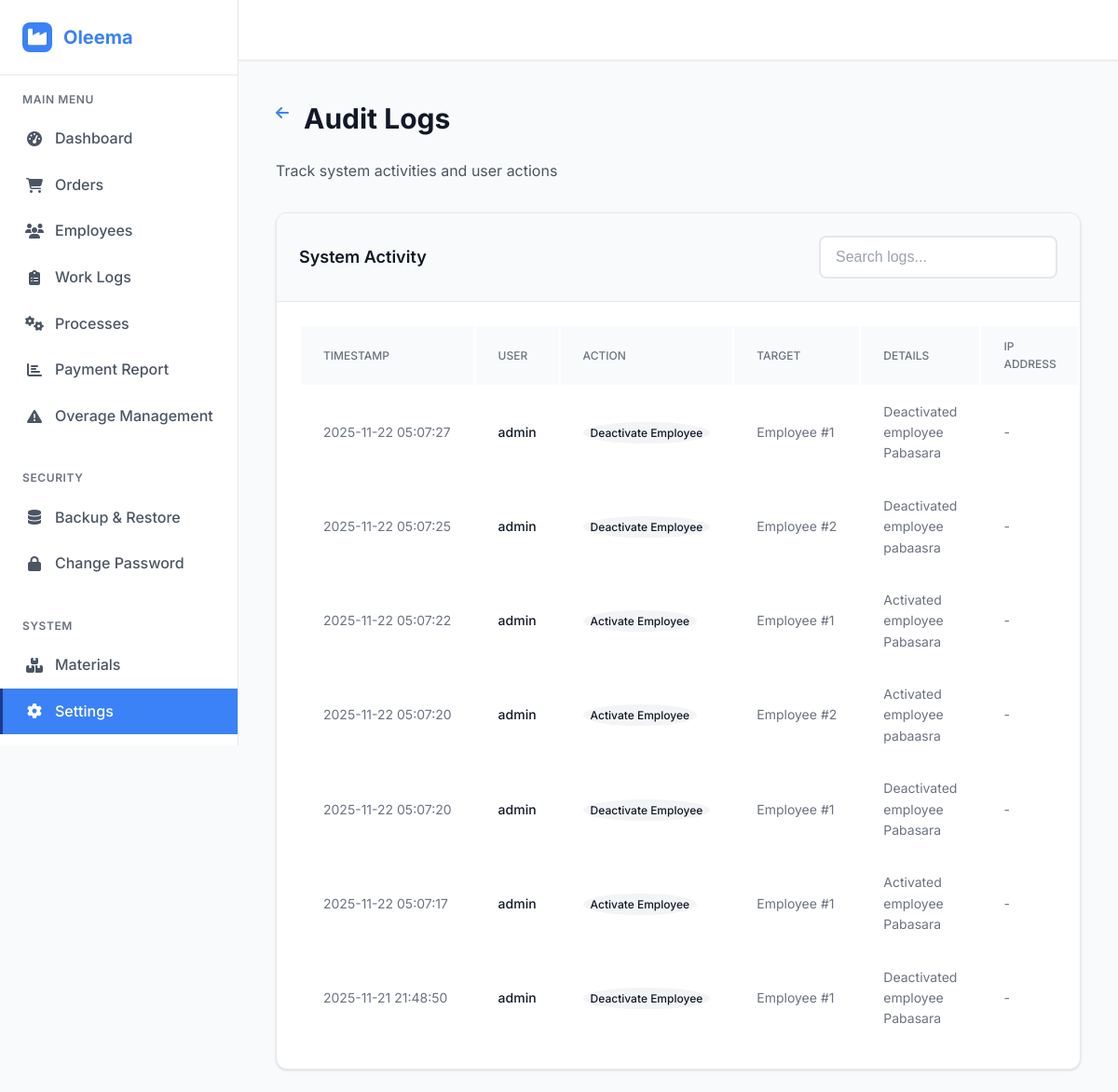
Screenshot of /audit-logs (signed in) with the database file from the repository.
### models.py (models this page shows, shortened)
class AuditLog(db.Model):
    __tablename__ = 'audit_logs'
    id = db.Column(db.Integer, primary_key=True)
    user_id = db.Column(db.Integer, db.ForeignKey('users.id'), nullable=True)
    action = db.Column(db.String(50), nullable=False)
    target_type = db.Column(db.String(50))  # e.g., 'Order', 'Employee'
    target_id = db.Column(db.Integer)
    details = db.Column(db.Text)
    ip_address = db.Column(db.String(50))
    timestamp = db.Column(db.DateTime, default=datetime.utcnow)
    user = db.relationship('User', backref='audit_logs')

class User(db.Model):
    __tablename__ = 'users'
    id = db.Column(db.Integer, primary_key=True)
    username = db.Column(db.String(80), unique=True, nullable=False)
    password_hash = db.Column(db.String(255), nullable=False)
    role = db.Column(db.String(20), default='admin')
    created_at = db.Column(db.DateTime, default=datetime.utcnow)

### app.py (the view)
@app.route('/audit-logs')
def audit_logs():
    if not session.get('logged_in'):
        return redirect(url_for('login'))
    page = request.args.get('page', 1, type=int)
    per_page = 20
    logs = AuditLog.query.order_by(AuditLog.timestamp.desc()).paginate(page=page, per_page=per_page)
    return render_template('pages/audit_logs.html', logs=logs)

### app.py (called while the page is built)
def check_session_timeout():
    if 'logged_in' in session:
        last_activity = session.get('last_activity')
        if last_activity:
            last_activity = datetime.fromisoformat(last_activity)
            if datetime.now() - last_activity > timedelta(hours=2):
                session.clear()
                return True
    return False

def update_session_activity():
    session['last_activity'] = datetime.now().isoformat()

@app.before_request
def before_request():
    if request.endpoint and 'static' not in request.endpoint:
        if check_session_timeout():
            flash('Session expired due to inactivity. Please login again.', 'warning')
            return redirect(url_for('login'))
        elif session.get('logged_in'):
            update_session_activity()

@app.context_processor
def inject_settings():
    try:
        settings_dict = {}
        all_settings = Setting.query.all()
        for setting in all_settings:
            settings_dict[setting.key] = setting.value
        return dict(app_settings=settings_dict)
    except:
        return dict(app_settings={})

### templates/pages/audit_logs.html (shortened to what this page needs)
{% extends "base.html" %}
{% block content %}
<div class="p-6">
    <div class="mb-8">
        <div class="flex items-center mb-4">
            <a href="{{ url_for('settings') }}" class="text-primary hover:text-primary-dark mr-4">
                <i class="fas fa-arrow-left"></i>
            </a>
            <h1 class="text-3xl font-bold text-gray-900">Audit Logs</h1>
        </div>
        <p class="text-gray-600">Track system activities and user actions</p>
    </div>
    <div class="card">
        <div class="card-header flex justify-between items-center">
            <h3 class="card-title">System Activity</h3>
            <div class="w-64">
                <input type="text" id="logSearch" class="form-input" placeholder="Search logs...">
            </div>
        </div>
        <div class="card-body">
            <div class="overflow-x-auto">
                <table class="w-full" id="logsTable">
                    <thead class="bg-gray-50">
                        <tr>
                            <th class="px-6 py-3 text-left text-xs font-medium text-gray-500 uppercase tracking-wider">
                                Timestamp</th>
                            <th class="px-6 py-3 text-left text-xs font-medium text-gray-500 uppercase tracking-wider">
                                User</th>
                            <th class="px-6 py-3 text-left text-xs font-medium text-gray-500 uppercase tracking-wider">
                                Action</th>
                            <th class="px-6 py-3 text-left text-xs font-medium text-gray-500 uppercase tracking-wider">
                                Target</th>
                            <th class="px-6 py-3 text-left text-xs font-medium text-gray-500 uppercase tracking-wider">
                                Details</th>
                            <th class="px-6 py-3 text-left text-xs font-medium text-gray-500 uppercase tracking-wider">
                                IP Address</th>
                        </tr>
                    </thead>
                    <tbody class="bg-white divide-y divide-gray-200">
                        {% for log in logs.items %}
                        <tr class="hover:bg-gray-50">
                            <td class="px-6 py-4 whitespace-nowrap text-sm text-gray-500">
                                {{ log.timestamp.strftime('%Y-%m-%d %H:%M:%S') }}
                            </td>
                            <td class="px-6 py-4 whitespace-nowrap text-sm font-medium text-gray-900">
                                {% if log.user %}
                                {{ log.user.username }}
                                {% else %}
                                <span class="text-gray-400">System</span>
                                {% endif %}
                            </td>
                            <td class="px-6 py-4 whitespace-nowrap text-sm text-gray-900">
                                <span class="px-2 py-1 text-xs font-medium rounded-full
                                    {% if 'Delete' in log.action %}bg-red-100 text-red-800
                                    {% elif 'Create' in log.action or 'Add' in log.action %}bg-green-100 text-green-800
                                    {% elif 'Update' in log.action or 'Edit' in log.action %}bg-blue-100 text-blue-800
                                    {% else %}bg-gray-100 text-gray-800{% endif %}">
                                    {{ log.action }}
                                </span>
                            </td>
                            <td class="px-6 py-4 whitespace-nowrap text-sm text-gray-500">
                                {% if log.target_type %}
                                {{ log.target_type }} #{{ log.target_id }}
                                {% else %}
                                -
                                {% endif %}
                            </td>
                            <td class="px-6 py-4 text-sm text-gray-500 max-w-xs truncate" title="{{ log.details }}">
                                {{ log.details }}
                            </td>
                            <td class="px-6 py-4 whitespace-nowrap text-sm text-gray-500">
                                {{ log.ip_address or '-' }}
                            </td>
                        </tr>
                        {% endfor %}
                    </tbody>
                </table>
            </div>
        </div>
    </div>
</div>
{% endblock %}

### static/css/main.css (style rules this page uses)
* { box-sizing: border-box; }
html { font-size: 16px; scroll-behavior: smooth; }
body { margin: 0; padding: 0; background-color: var(--gray-50); min-height: 100vh; }
.flex { display: flex; }
.items-center { align-items: center; }
.justify-between { justify-content: space-between; }
.w-full { width: 100%; }
.bg-white { background-color: var(--white); }
.bg-gray-50 { background-color: var(--gray-50); }
.bg-gray-100 { background-color: var(--gray-100); }
.text-gray-500 { color: var(--gray-500); }
.text-gray-900 { color: var(--gray-900); }
.text-primary { color: var(--primary); }
.rounded-full { border-radius: 50%; }
.mb-4 { margin-bottom: 0.5rem; }
.mr-4 { margin-right: 1rem; }
.p-6 { padding: 1.5rem; }
.px-2 { padding-left: 0.5rem; padding-right: 0.5rem; }
.px-6 { padding-left: 1.5rem; padding-right: 1.5rem; }
.py-1 { padding-top: 0.25rem; padding-bottom: 0.25rem; }
.py-3 { padding-top: 0.75rem; padding-bottom: 0.75rem; }
.py-4 { padding-top: 1rem; padding-bottom: 1rem; }
.w-64 { width: 16rem; }
.text-left { text-align: left; }
.text-xs { font-size: 0.75rem; }
.text-sm { font-size: 0.875rem; }
.font-medium { font-weight: 500; }
.font-bold { font-weight: 700; }
.uppercase { text-transform: uppercase; }
.text-gray-600 { color: var(--gray-600); }
.whitespace-nowrap { white-space: nowrap; }
.card h3, .card h4, .card p, .card span { word-wrap: break-word; overflow-wrap: break-word; }
.card-body { word-wrap: break-word; overflow-wrap: break-word; }

### static/css/utilities/colors.css (style rules this page uses)
:root { --primary-dark: #1e3a8a; --primary: #3b82f6; --primary-light: #60a5fa; --primary-lighter: #93c5fd; --accent-yellow: #fef3c7; --accent-yellow-dark: #f59e0b; --white: #ffffff; --gray-50: #f9fafb; --gray-100: #f3f4f6; --gray-200: #e5e7eb; --gray-300: #d1d5db; --gray-400: #9ca3af; --gray-500: #6b7280; --gray-600: #4b5563; --gray-700: #374151; --gray-800: #1f2937; --gray-900: #111827; --success: #10b981; --warning: #f59e0b; --error: #ef4444; --info: #3b82f6; --shadow-sm: 0 1px 2px 0 rgb(0 0 0 / 0.05); --shadow: 0 1px 3px 0 rgb(0 0 0 / 0.1), 0 1px 2px -1px rgb(0 0 0 / 0.1); --shadow-md: 0 4px 6px -1px rgb(0 0 0 / 0.1), 0 2px 4px -2px rgb(0 0 0 / 0.1); --shadow-lg: 0 10px 15px -3px rgb(0 0 0 / 0.1), 0 4px 6px -4px rgb(0 0 0 / 0.1); --shadow-xl: 0 20px 25px -5px rgb(0 0 0 / 0.1), 0 8px 10px -6px rgb(0 0 0 / 0.1); }

### static/css/utilities/typography.css (style rules this page uses)
body { font-family: 'Inter', -apple-system, BlinkMacSystemFont, 'Segoe UI', Roboto, sans-serif; line-height: 1.6; color: var(--gray-900); }
h1, h2, h3, h4, h5, h6 { font-weight: 600; line-height: 1.25; margin-bottom: 0.5rem; }
h1 { font-size: 2.25rem; font-weight: 700; }
h3 { font-size: 1.5rem; }
p { margin-bottom: 1rem; }
.text-sm { font-size: 0.875rem; }
.text-3xl { font-size: 1.875rem; }
.font-medium { font-weight: 500; }
.font-bold { font-weight: 700; }
.text-left { text-align: left; }

### static/css/utilities/spacing.css (style rules this page uses)
.mb-4 { margin-bottom: 1rem; }
.mb-8 { margin-bottom: 2rem; }
.mr-4 { margin-right: 1rem; }
.p-6 { padding: 1.5rem; }

### static/css/components/forms.css (style rules this page uses)
.form-input { width: 100%; padding: 0.75rem 1rem; font-size: 1rem; border: 2px solid var(--gray-200); border-radius: 0.5rem; background-color: var(--white); color: var(--gray-900); transition: all 0.2s ease-in-out; box-sizing: border-box; }
.form-input::placeholder { color: var(--gray-400); }

### static/css/components/cards.css (style rules this page uses)
.card { background-color: var(--white); border-radius: 0.75rem; box-shadow: var(--shadow); border: 1px solid var(--gray-200); overflow: hidden; transition: all 0.2s ease-in-out; }
.card-header { padding: 1.5rem; border-bottom: 1px solid var(--gray-200); background-color: var(--gray-50); }
.card-title { font-size: 1.125rem; font-weight: 600; color: var(--gray-900); margin: 0; }
.card-body { padding: 1.5rem; }

### rows the page displays
AuditLog: timestamp "2025-11-22 05:07:27", user.username "admin", action "Deactivate Employee", target_type "Employee", target_id "1", details "Deactivated employee Pabasara", ip_address "-"
AuditLog: timestamp "2025-11-22 05:07:25", user.username "admin", action "Deactivate Employee", target_type "Employee", target_id "2", details "Deactivated employee pabaasra", ip_address "-"
AuditLog: timestamp "2025-11-22 05:07:22", user.username "admin", action "Activate Employee", target_type "Employee", target_id "1", details "Activated employee Pabasara", ip_address "-"
AuditLog: timestamp "2025-11-22 05:07:20", user.username "admin", action "Activate Employee", target_type "Employee", target_id "2", details "Activated employee pabaasra", ip_address "-"
AuditLog: timestamp "2025-11-22 05:07:20", user.username "admin", action "Deactivate Employee", target_type "Employee", target_id "1", details "Deactivated employee Pabasara", ip_address "-"
AuditLog: timestamp "2025-11-22 05:07:17", user.username "admin", action "Activate Employee", target_type "Employee", target_id "1", details "Activated employee Pabasara", ip_address "-"
AuditLog: timestamp "2025-11-21 21:48:50", user.username "admin", action "Deactivate Employee", target_type "Employee", target_id "1", details "Deactivated employee Pabasara", ip_address "-"
